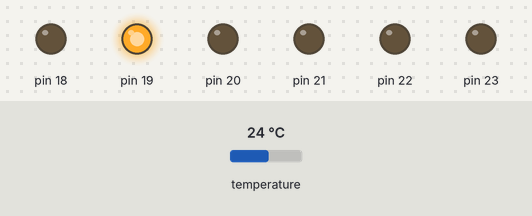
Simulated run of this sketch. Board: Arduino Mega 2560, built with avr-gcc and run on an emulated ATmega2560. On the bench: output pins drawn as LEDs (lit = HIGH). The inputs (shaded band) are chosen by the test bench; at power-on: temperature 24 °C. What the sketch prints to the serial monitor is not drawn.

Above: at 0.4 s.
At 1.1 s:
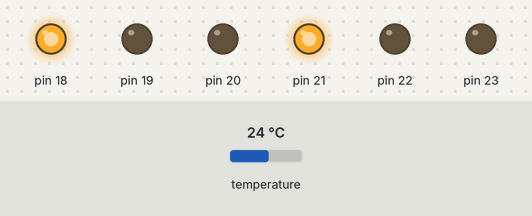
At 7.3 s:
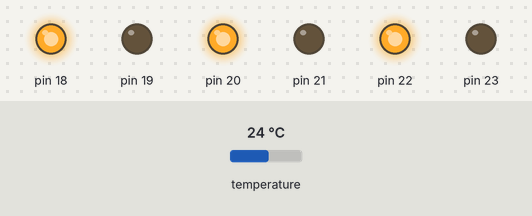
At 12.7 s:
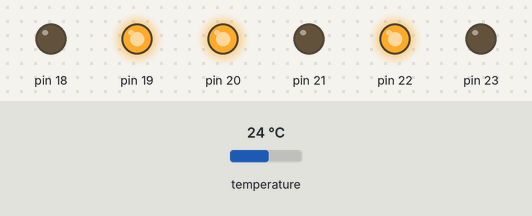
At 13.4 s:
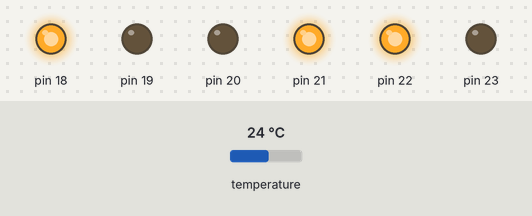
At 14.2 s:
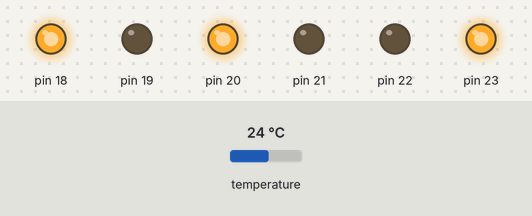
Timing chart, 0 to 16.0 s (numbered marks = the images above):
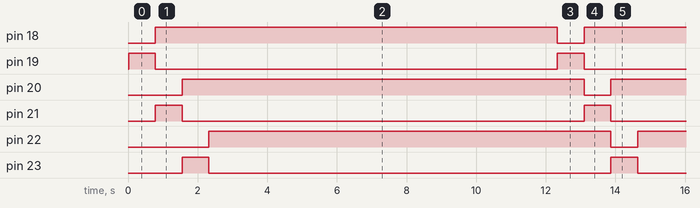

The sketch:

DS18B20s_Test.ino
```cpp
/*
  DS18B20s and their isolation transistors simple subsystem test.
  For sensor calibrations and troubleshooting.

                                                1284P
                                              +---\/---+
     STBY LED (Yellow)           (D 0)  PB0  1|        |40  PA0  (ADC 0 / D24)     RX Audio Input
     Error LED (Orange)          (D 1)  PB1  2|        |39  PA1  (ADC 1 / D25)     NC
     1-Wire (DQ)           INT 2 (D 2)  PB2  3|        |38  PA2  (ADC 2 / D26)     NC
     TX LED (Red)            PWM (D 3)  PB3  4|        |37  PA3  (ADC 3 / D27)     NC
     RX LED (Green)       PWM/SS (D 4)  PB4  5|        |36  PA4  (ADC 4 / D28)     NC
     NC                     MOSI (D 5)  PB5  6|        |35  PA5  (ADC 5 / D29)     NC
     NC                 PWM/MISO (D 6)  PB6  7|        |34  PA6  (ADC 6 / D30)     NC
     NC                  PWM/SCK (D 7)  PB7  8|        |33  PA7  (ADC 7 / D31)     NC
     [To Prgmr]                         RST  9|        |32  AREF
                                        VCC 10|        |31  GND
                                        GND 11|        |30  AVCC
                                      XTAL2 12|        |29  PC7  (D 23)            Sensor 3 Negative-side Control
                                      XTAL1 13|        |28  PC6  (D 22)            Sensor 3 Positive-side Control
     [To Prgmr]              RX0 (D 8)  PD0 14|        |27  PC5  (D 21) TDI        Sensor 2 Negative-side Control
     [To Prgmr]              RX1 (D 9)  PD1 15|        |26  PC4  (D 20) TDO        Sensor 2 Positive-side Control
     Anemometer-Speed  RX1/INT0 (D 10)  PD2 16|        |25  PC3  (D 19) TMS        Sensor 1 Negative-side Control
     PTT               TX1/INT1 (D 11)  PD3 17|        |24  PC2  (D 18) TCK        Sensor 1 Positive-side Control
     DAC 8.2K               PWM (D 12)  PD4 18|        |23  PC1  (D 17) SDA        [To I2C Devices]
     DAC 3.9K               PWM (D 13)  PD5 19|        |22  PC0  (D 16) SCL        [To I2C Devices]
     DAC 2.2K               PWM (D 14)  PD6 20|        |21  PD7  (D 15) PWM        DAC 1K
                                              +--------+

*/

#include <DallasTemperature.h>  // For DS18B20s
#include <OneWire.h>            // For DS18B20s

#define ONE_WIRE_BUS 2        // Pin 2 is the 1-Wire bus. Don't forget to put a 4.7K pullup on it.

OneWire oneWire(ONE_WIRE_BUS);        // Setup a oneWire instance to communicate with any OneWire devices (not just Maxim/Dallas temperature ICs)
DallasTemperature sensors(&oneWire);  // Pass oneWire reference to Dallas Temperature.

float DS18B20_Air_Temperature, DS18B20_Air_Temperature_C, DS18B20_Air_Calibration = 5.0;              // Let the sensors be read for a few loops before doing calculations.
float DS18B20_Ground_Temperature, DS18B20_Ground_Temperature_C, DS18B20_Ground_Calibration = 5.0;     // *C readings have no calibrations at this time since APRS uses *F.
float DS18B20_Road_Temperature, DS18B20_Road_Temperature_C, DS18B20_Road_Calibration = 4.0;


void setup() {

  Serial.begin(115200);  // For debug.

  int inMin = 18; // Lowest output pin
  int inMax = 23; // Highest output pin
  for (int i = inMin; i <= inMax; i++)  {  // 18- Air sensor positive side control, 19- Air sensor negative side control, 20- Ground sensor positive side control, 21- Ground sensor negative side control, 22- Road sensor positive side control, 23- Road sensor negative side control
    pinMode(i, OUTPUT);       // Set the pins as output and then default them to off based on pin number:
    digitalWrite(i, !i % 2);  // Odd number pins are N-Ch. MOSFETS, active high. Even number pins are P-Ch. MOSFETs, active low.  Since anything other than 0 is true/ HIGH, invert that to get correct polarity (any odd number modulo by two will give a non-zero remainder).
  }

    sensors.begin();  // Start library

  Serial.print(F("MCU Programmed: "));  Serial.print(__DATE__); Serial.print(F(" @ "));   Serial.println(__TIME__);  // Date and time of MCU programming/ compile.
  Serial.print(F("From: "));  Serial.println(__FILE__);  // File path of program.

}

void loop() {

    DS18B20_Air_Switch(1);  // Turn on sensor
    delay(5);  // Wait for power to stabilize
    sensors.requestTemperatures(); // Send the command to get temperature
    float tempC = sensors.getTempCByIndex(0);  // Get Temperature.

    if (tempC != DEVICE_DISCONNECTED_C)   {  // Check if reading was successful ("DEVICE_DISCONNECTED_C" = -127)
      // Reading was successful
      DS18B20_Air_Temperature = tempC * 1.8 + 32 + DS18B20_Air_Calibration;  // Save temperature data (in F)
      DS18B20_Air_Temperature_C = tempC;
    }
    DS18B20_Air_Switch(0);  // Turn off sensor
    DS18B20_Ground_Switch(1);  // Turn on sensor
    delay(5);
    sensors.requestTemperatures(); // Send the command to get temperatures
    tempC = sensors.getTempCByIndex(0);  // After we got the temperatures, we can print them here. We use the function ByIndex, and as an example get the temperature from the first sensor only.

    if (tempC != DEVICE_DISCONNECTED_C)   {  // Check if reading was successful ("DEVICE_DISCONNECTED_C" = -127)
      // Reading was successful
      DS18B20_Ground_Temperature = tempC * 1.8 + 32 + DS18B20_Ground_Calibration;  // Save temperature data (in F)
      DS18B20_Ground_Temperature_C = tempC;
    }
    DS18B20_Ground_Switch(0);  // Turn off sensor
    DS18B20_Road_Switch(1);  // Turn on sensor
    delay(5);
    sensors.requestTemperatures(); // Send the command to get temperatures
    tempC = sensors.getTempCByIndex(0);  // After we got the temperatures, we can print them here. We use the function ByIndex, and as an example get the temperature from the first sensor only.

    if (tempC != DEVICE_DISCONNECTED_C)   {  // Check if reading was successful ("DEVICE_DISCONNECTED_C" = -127)
      // Reading was successful
      DS18B20_Road_Temperature = tempC * 1.8 + 32 + DS18B20_Road_Calibration;  // Save temperature data (in F)
      DS18B20_Road_Temperature_C = tempC;
    }
    DS18B20_Road_Switch(0);  // Turn off sensor


Serial.print(F("Air temperature: "));
Serial.print(DS18B20_Air_Temperature);
Serial.print(F("*F/ "));
Serial.print(DS18B20_Air_Temperature_C);
Serial.print(F("*C -- Offset:"));
Serial.print(DS18B20_Air_Calibration);
Serial.print(F("F     "));

Serial.print(F("Ground temperature: "));
Serial.print(DS18B20_Ground_Temperature);
Serial.print(F("*F/ "));
Serial.print(DS18B20_Ground_Temperature_C);
Serial.print(F("*C -- Offset:"));
Serial.print(DS18B20_Ground_Calibration);
Serial.print(F("F     "));

Serial.print(F("Road temperature: "));
Serial.print(DS18B20_Road_Temperature);
Serial.print(F("*F/ "));
Serial.print(DS18B20_Road_Temperature_C);
Serial.print(F("*C -- Offset:"));
Serial.print(DS18B20_Road_Calibration);
Serial.println(F("F\n"));

delay(10000);

}

void DS18B20_Air_Switch(bool x) {
    digitalWrite(18, !x);  // Positive side
    digitalWrite(19, x);   // Negative side
}

void DS18B20_Ground_Switch(bool x) {
    digitalWrite(20, !x);  // Positive side
    digitalWrite(21, x);   // Negative side
}

void DS18B20_Road_Switch(bool x) {
    digitalWrite(22, !x);  // Positive side
    digitalWrite(23, x);   // Negative side
}
```

Measured:
- by itself, pin 18, pin 20, pin 22: alternates HIGH for 11.5 s and LOW for 0.77 s
- by itself, pin 19, pin 21, pin 23: alternates HIGH for 0.77 s and LOW for 11.5 s
